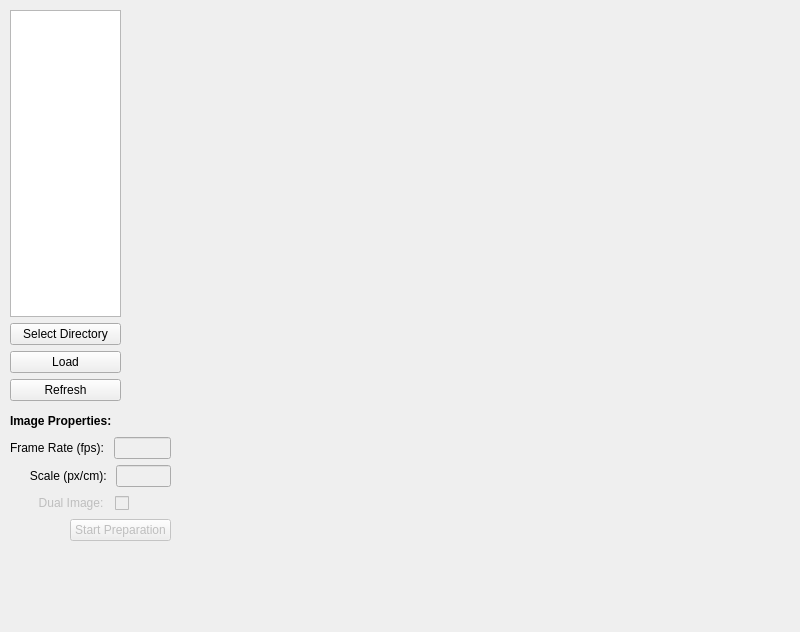
<?xml version="1.0" encoding="UTF-8"?>
<ui version="4.0">
 <class>MainWindow</class>
 <widget class="QMainWindow" name="MainWindow">
  <property name="geometry">
   <rect>
    <x>0</x>
    <y>0</y>
    <width>800</width>
    <height>632</height>
   </rect>
  </property>
  <property name="sizePolicy">
   <sizepolicy hsizetype="Expanding" vsizetype="Expanding">
    <horstretch>0</horstretch>
    <verstretch>0</verstretch>
   </sizepolicy>
  </property>
  <property name="windowTitle">
   <string>MainWindow</string>
  </property>
  <widget class="QWidget" name="centralwidget">
   <widget class="QWidget" name="verticalLayoutWidget">
    <property name="geometry">
     <rect>
      <x>10</x>
      <y>10</y>
      <width>111</width>
      <height>391</height>
     </rect>
    </property>
    <layout class="QVBoxLayout" name="load_image_tools_vl">
     <item>
      <widget class="QListWidget" name="file_list"/>
     </item>
     <item>
      <widget class="QPushButton" name="SelectDirectoryButton">
       <property name="text">
        <string>Select Directory</string>
       </property>
      </widget>
     </item>
     <item>
      <widget class="QPushButton" name="LoadButton">
       <property name="text">
        <string>Load</string>
       </property>
      </widget>
     </item>
     <item>
      <widget class="QPushButton" name="RefreshButton">
       <property name="text">
        <string>Refresh</string>
       </property>
      </widget>
     </item>
    </layout>
   </widget>
   <widget class="QWidget" name="verticalLayoutWidget_2">
    <property name="geometry">
     <rect>
      <x>10</x>
      <y>410</y>
      <width>161</width>
      <height>131</height>
     </rect>
    </property>
    <layout class="QVBoxLayout" name="image_properties_vl">
     <item>
      <widget class="QLabel" name="image_prep_header">
       <property name="font">
        <font>
         <weight>75</weight>
         <bold>true</bold>
        </font>
       </property>
       <property name="text">
        <string>Image Properties:</string>
       </property>
      </widget>
     </item>
     <item>
      <layout class="QHBoxLayout" name="frame_rate_hl">
       <item>
        <widget class="QLabel" name="frame_rate_label">
         <property name="text">
          <string>Frame Rate (fps): </string>
         </property>
        </widget>
       </item>
       <item>
        <widget class="QLineEdit" name="frame_rate_edit">
         <property name="enabled">
          <bool>false</bool>
         </property>
        </widget>
       </item>
      </layout>
     </item>
     <item>
      <layout class="QHBoxLayout" name="image_scale_hl">
       <item>
        <widget class="QLabel" name="image_scale_label">
         <property name="text">
          <string>      Scale (px/cm): </string>
         </property>
        </widget>
       </item>
       <item>
        <widget class="QLineEdit" name="image_scale_edit">
         <property name="enabled">
          <bool>false</bool>
         </property>
        </widget>
       </item>
      </layout>
     </item>
     <item>
      <layout class="QHBoxLayout" name="dual_image_hl">
       <item>
        <widget class="QCheckBox" name="dual_image_checkbox">
         <property name="enabled">
          <bool>false</bool>
         </property>
         <property name="layoutDirection">
          <enum>Qt::RightToLeft</enum>
         </property>
         <property name="text">
          <string>Dual Image:  </string>
         </property>
        </widget>
       </item>
       <item>
        <spacer name="horizontalSpacer">
         <property name="orientation">
          <enum>Qt::Horizontal</enum>
         </property>
         <property name="sizeType">
          <enum>QSizePolicy::Fixed</enum>
         </property>
         <property name="sizeHint" stdset="0">
          <size>
           <width>42</width>
           <height>20</height>
          </size>
         </property>
        </spacer>
       </item>
      </layout>
     </item>
     <item>
      <layout class="QHBoxLayout" name="start_prep_hl">
       <item>
        <spacer name="horizontalSpacer_2">
         <property name="orientation">
          <enum>Qt::Horizontal</enum>
         </property>
         <property name="sizeType">
          <enum>QSizePolicy::Fixed</enum>
         </property>
         <property name="sizeHint" stdset="0">
          <size>
           <width>60</width>
           <height>20</height>
          </size>
         </property>
        </spacer>
       </item>
       <item>
        <widget class="QPushButton" name="start_prep_button">
         <property name="enabled">
          <bool>false</bool>
         </property>
         <property name="text">
          <string>Start Preparation</string>
         </property>
        </widget>
       </item>
      </layout>
     </item>
    </layout>
   </widget>
   <widget class="QWidget" name="verticalLayoutWidget_3">
    <property name="geometry">
     <rect>
      <x>130</x>
      <y>10</y>
      <width>401</width>
      <height>391</height>
     </rect>
    </property>
    <layout class="QVBoxLayout" name="mpl_vl_window">
     <property name="spacing">
      <number>0</number>
     </property>
    </layout>
   </widget>
  </widget>
 </widget>
 <resources/>
 <connections/>
</ui>
